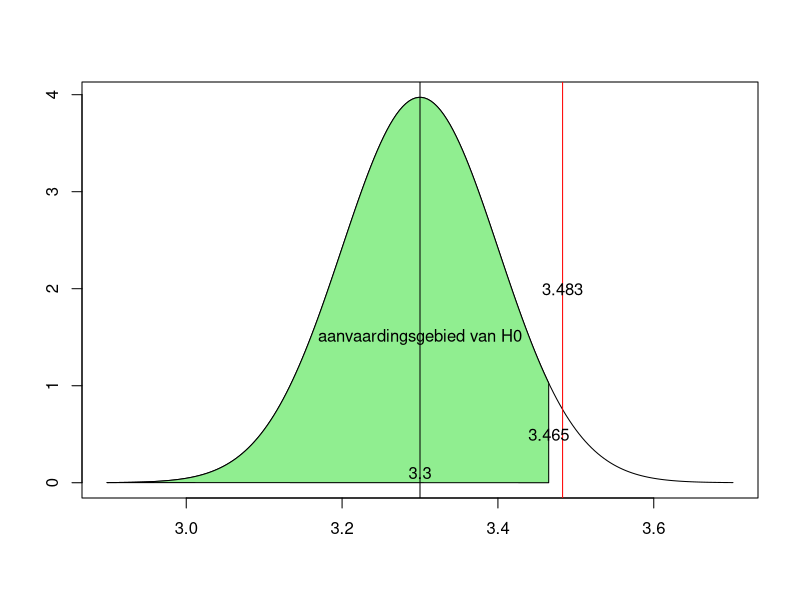

Recreate this plot in R.
#de z-toets

# voor de steekproef hebben we ; 
n <- 30         #steekproefgrootte
sm <- 3.483     #steekproefgemiddeld
s <- 0.55       #standaard afwijkin (gekend)
a <- 0.05       #significantieniveau (gekozen door onderzoeker)
m0 <- 3.3       #hypothetisch populatiegemiddelde (H0)


#methode 1
#bereken de kans dat in een steekproef het gegeven steekproefgemiddelde ziet, dus P(M > sm), in een verdeling M ~ Nor(m0, s / sqrt(n))
p <- 1 - pnorm(sm, mean = m0, s/sqrt(n)) # => 0.0341...

#als deze kans kleiner is dan het significantieniveau, dan kunnen we de nulhypothese verwerpen

#methode 2
#berekenen van het kritieke grensgebied

g <- m0 + qnorm(1 - a) * s /sqrt(n)

#g is dan de laagste waarde waarvoor je H0 kan verwerpen, is sm groter, dan mag je dus H0 verwerpen.


# plot van de grafiek (H0)
x <- seq(m0 - 4*s/sqrt(n),m0 + 4*s/sqrt(n), length = 200)
dist <- dnorm(x, m0, s/sqrt(n))
plot(x, dist, type = 'l', xlab = '', ylab='')

#tonen van het gevonden steekproefgemiddelde 
abline(v= sm, col ='red')
text(sm, 2, sm)

#plot van het aanvaardingsgebied
i <- x <= g
polygon(
    c(x[i],     g,  g), 
    c(dist[i], dnorm(g, m0, s/sqrt(n)), 0),
    col = 'lightgreen')

text(g,.5, signif(g, digits=4))

text(m0, 0.1, m0)
abline(v=m0)
text(m0, 1.5, 'aanvaardingsgebied van H0')
